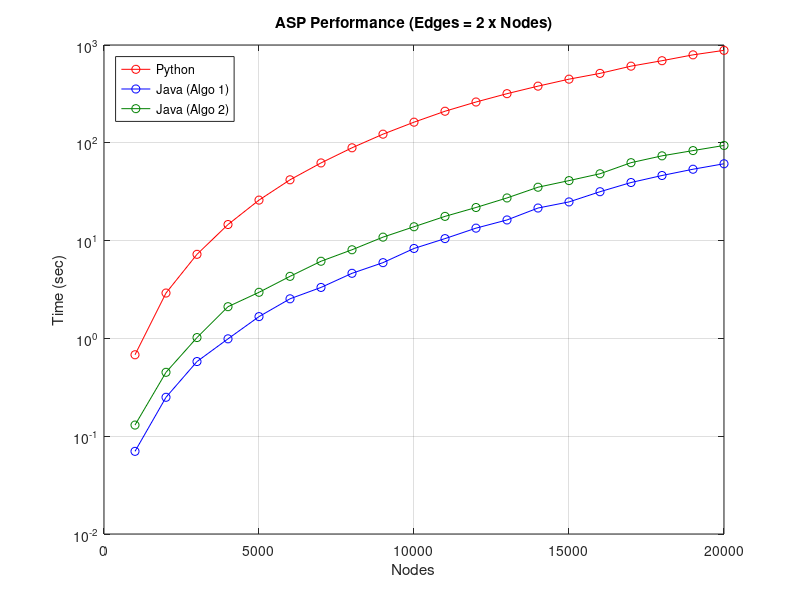

This figure's MATLAB source: (Note: this script raises an error after producing the figure.)
function plot_points

makePDF = 1;

points_py = csvread('data/python.csv');
points_java_algo1 = csvread('data/java-algo1.csv');
points_java_algo2 = csvread('data/java-algo2.csv');

clf; hold on;

plot_set(points_py, 'r');
plot_set(points_java_algo1, 'b');
plot_set(points_java_algo2, [0 0.5 0]);

xlabel('Nodes');
ylabel('Time (sec)');
title('ASP Performance (Edges = 2 x Nodes)');

grid on;

legs = {'Python', 'Java (Algo 1)', 'Java (Algo 2)'};

legend(legs, 'Location', 'NorthWest');

box on;

set(gca, 'yscale', 'log');

if makePDF == 1

    makeLines1pt();

	ppdf2('results/plot_points.pdf', [12 8]);

end

end

function plot_set(points, col)

nnodes = points(:, 1);
% nedges = points(:, 2);
time = points(:, 3:end);


plot(nnodes, time, '-o', 'color', col);

end